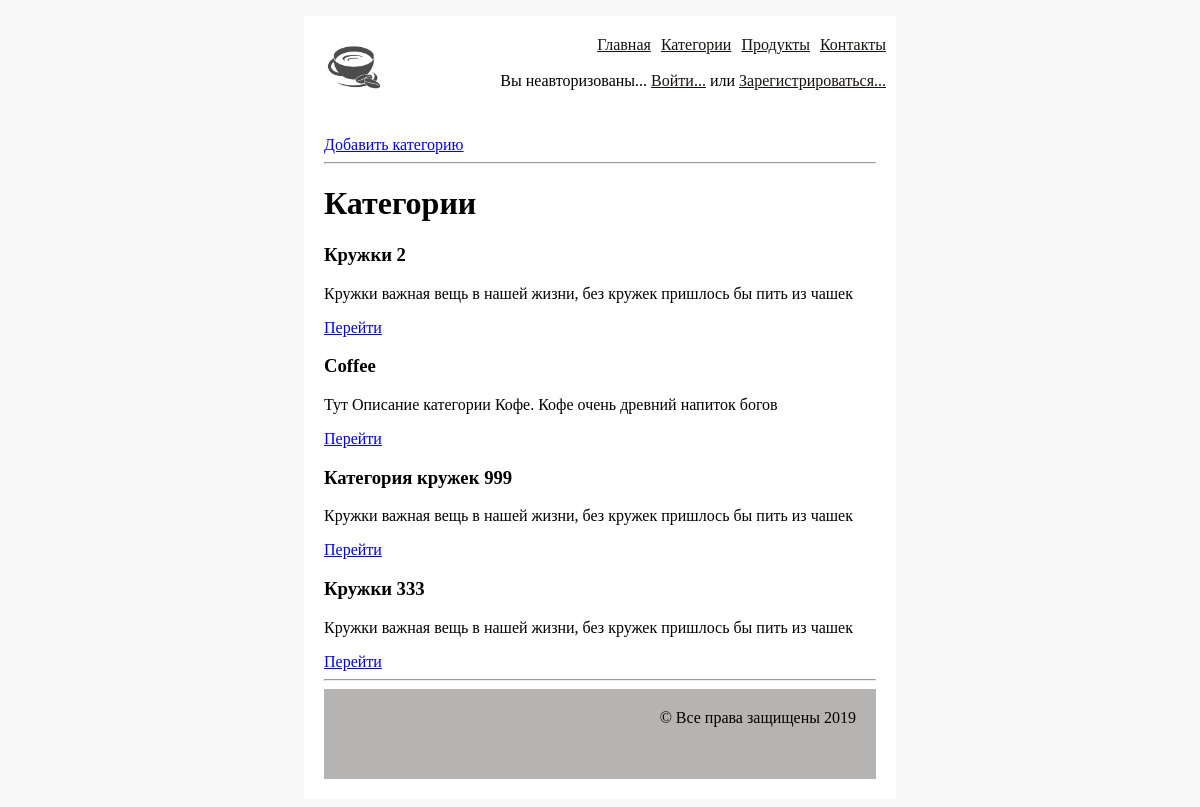
Page /category/ on the earlier database version.
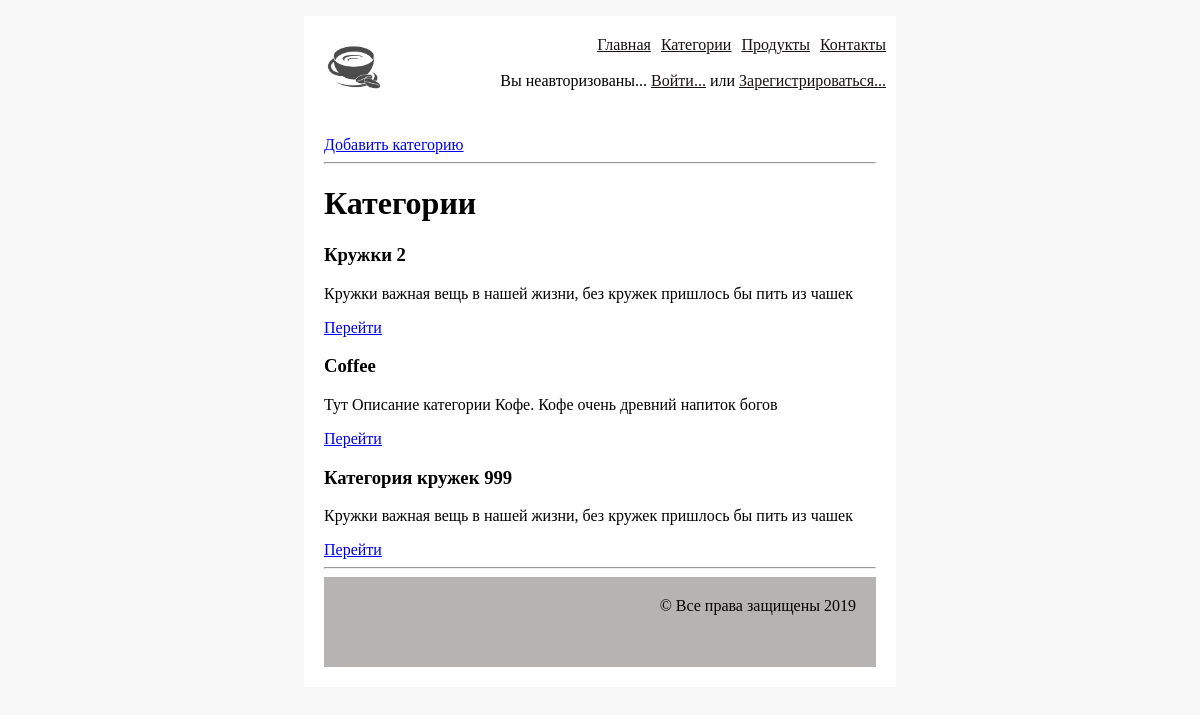
Same page on the later database version.
### products/models/ProductCategory.py (models this page shows, shortened)
class ProductCategory(models.Model):
    name = models.CharField(verbose_name='имя продукта', max_length=128, unique=True)
    description = models.TextField(verbose_name='описание продукта', blank=True)
    modified = models.DateTimeField(
        auto_now=True
    )
    created = models.DateTimeField(
        auto_now_add=True
    )

### products/views/category.py (the view)
class CategoryList(ListView):
    model = ProductCategory
    template_name = 'category/list.html'

### products/templates/category/list.html
{% extends "mainapp/base.html" %}
{% load staticfiles %}
{% block content %}
<div class="content">
    <a href="{% url 'category:add' %}">Добавить категорию</a>
    <hr>
    <h1>Категории</h1>
    <div class="category-list">
        {% for category in object_list %}
            <h3>{{ category.name }}</h3>
            <p>
                {{ category.description }}
            </p>
            <a href='{% url "category:detail" pk=category.id %}'>Перейти</a>
        {% endfor %}
    </div>
    <hr>
    {% endblock content %}

Differences in the rows shown:
removed ProductCategory: name "Кружки 333", description "Кружки важная вещь в нашей жизни, без кружек пришлось бы пить из чашек"
